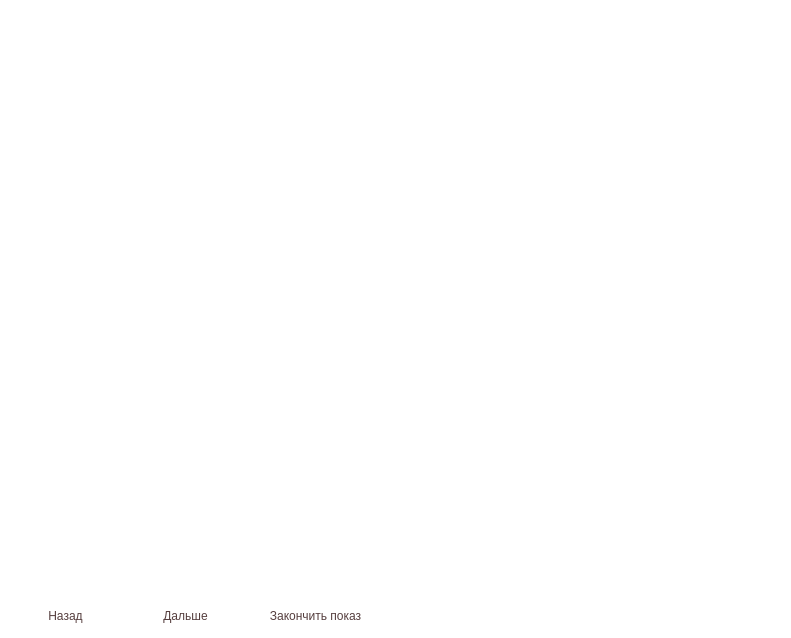
<?xml version="1.0" encoding="UTF-8"?>
<ui version="4.0">
 <class>Form</class>
 <widget class="QWidget" name="Form">
  <property name="geometry">
   <rect>
    <x>0</x>
    <y>0</y>
    <width>791</width>
    <height>638</height>
   </rect>
  </property>
  <property name="windowTitle">
   <string>Form</string>
  </property>
  <property name="styleSheet">
   <string notr="true">background-color: rgb(255, 255, 255);</string>
  </property>
  <widget class="QPushButton" name="back_btn">
   <property name="geometry">
    <rect>
     <x>0</x>
     <y>600</y>
     <width>131</width>
     <height>31</height>
    </rect>
   </property>
   <property name="styleSheet">
    <string notr="true">background-color: rgb(255, 255, 255);
border-radius: 5px;
color: rgb(85, 62, 62);

</string>
   </property>
   <property name="text">
    <string>Назад</string>
   </property>
  </widget>
  <widget class="QPushButton" name="next_btn">
   <property name="geometry">
    <rect>
     <x>120</x>
     <y>600</y>
     <width>131</width>
     <height>31</height>
    </rect>
   </property>
   <property name="styleSheet">
    <string notr="true">background-color: rgb(255, 255, 255);
border-radius: 5px;
color: rgb(85, 62, 62);

</string>
   </property>
   <property name="text">
    <string>Дальше</string>
   </property>
  </widget>
  <widget class="QPushButton" name="stop_btn">
   <property name="geometry">
    <rect>
     <x>250</x>
     <y>600</y>
     <width>131</width>
     <height>31</height>
    </rect>
   </property>
   <property name="styleSheet">
    <string notr="true">background-color: rgb(255, 255, 255);
border-radius: 5px;
color: rgb(85, 62, 62);

</string>
   </property>
   <property name="text">
    <string>Закончить показ</string>
   </property>
  </widget>
 </widget>
 <resources/>
 <connections/>
</ui>
